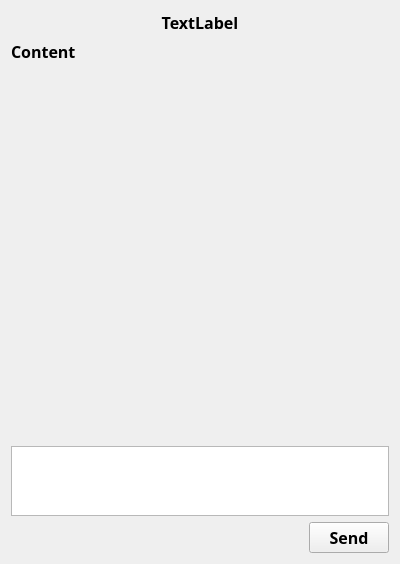
<?xml version="1.0" encoding="UTF-8"?>
<ui version="4.0">
 <class>ChatWidget</class>
 <widget class="QWidget" name="ChatWidget">
  <property name="geometry">
   <rect>
    <x>0</x>
    <y>0</y>
    <width>400</width>
    <height>556</height>
   </rect>
  </property>
  <property name="windowTitle">
   <string>Form</string>
  </property>
  <layout class="QVBoxLayout" name="verticalLayout">
   <item>
    <widget class="QLabel" name="tipLabel">
     <property name="maximumSize">
      <size>
       <width>16777215</width>
       <height>30</height>
      </size>
     </property>
     <property name="font">
      <font>
       <family>文泉驿正黑</family>
       <pointsize>12</pointsize>
       <weight>75</weight>
       <bold>true</bold>
      </font>
     </property>
     <property name="text">
      <string>TextLabel</string>
     </property>
     <property name="alignment">
      <set>Qt::AlignCenter</set>
     </property>
    </widget>
   </item>
   <item>
    <widget class="QLabel" name="chatText">
     <property name="minimumSize">
      <size>
       <width>0</width>
       <height>400</height>
      </size>
     </property>
     <property name="font">
      <font>
       <family>文泉驿正黑</family>
       <pointsize>12</pointsize>
       <weight>75</weight>
       <bold>true</bold>
      </font>
     </property>
     <property name="text">
      <string>Content</string>
     </property>
     <property name="alignment">
      <set>Qt::AlignLeading|Qt::AlignLeft|Qt::AlignTop</set>
     </property>
    </widget>
   </item>
   <item>
    <widget class="QTextEdit" name="chatEdit">
     <property name="font">
      <font>
       <family>文泉驿正黑</family>
       <pointsize>12</pointsize>
       <weight>75</weight>
       <bold>true</bold>
      </font>
     </property>
    </widget>
   </item>
   <item>
    <layout class="QHBoxLayout" name="horizontalLayout">
     <item>
      <spacer name="horizontalSpacer">
       <property name="orientation">
        <enum>Qt::Horizontal</enum>
       </property>
       <property name="sizeHint" stdset="0">
        <size>
         <width>40</width>
         <height>20</height>
        </size>
       </property>
      </spacer>
     </item>
     <item>
      <widget class="QPushButton" name="sendBtn">
       <property name="font">
        <font>
         <family>文泉驿正黑</family>
         <pointsize>12</pointsize>
         <weight>75</weight>
         <bold>true</bold>
        </font>
       </property>
       <property name="text">
        <string>Send</string>
       </property>
      </widget>
     </item>
    </layout>
   </item>
  </layout>
 </widget>
 <resources/>
 <connections/>
</ui>
